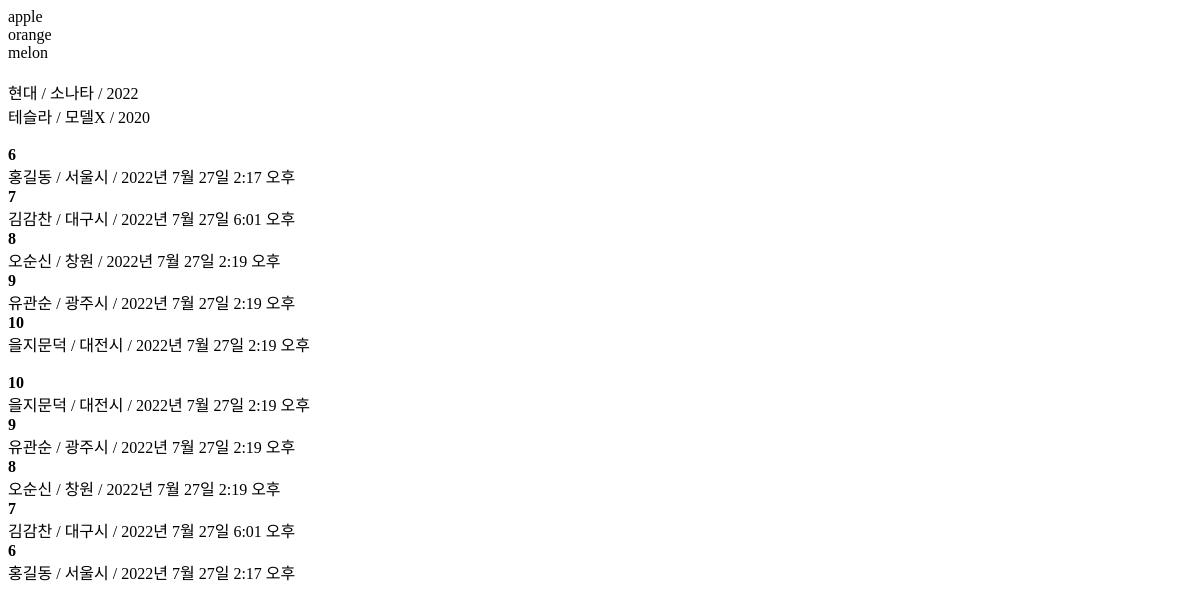
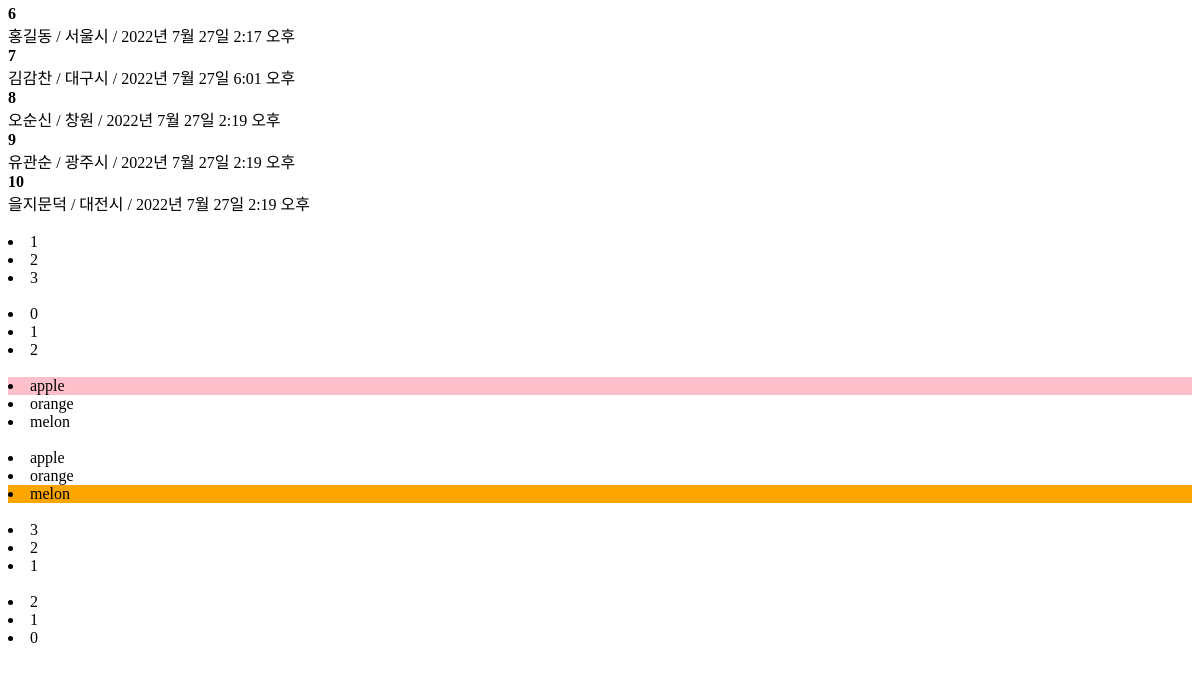
The app's page /pjsapp/template3/, older data (2 pictures, top to bottom).
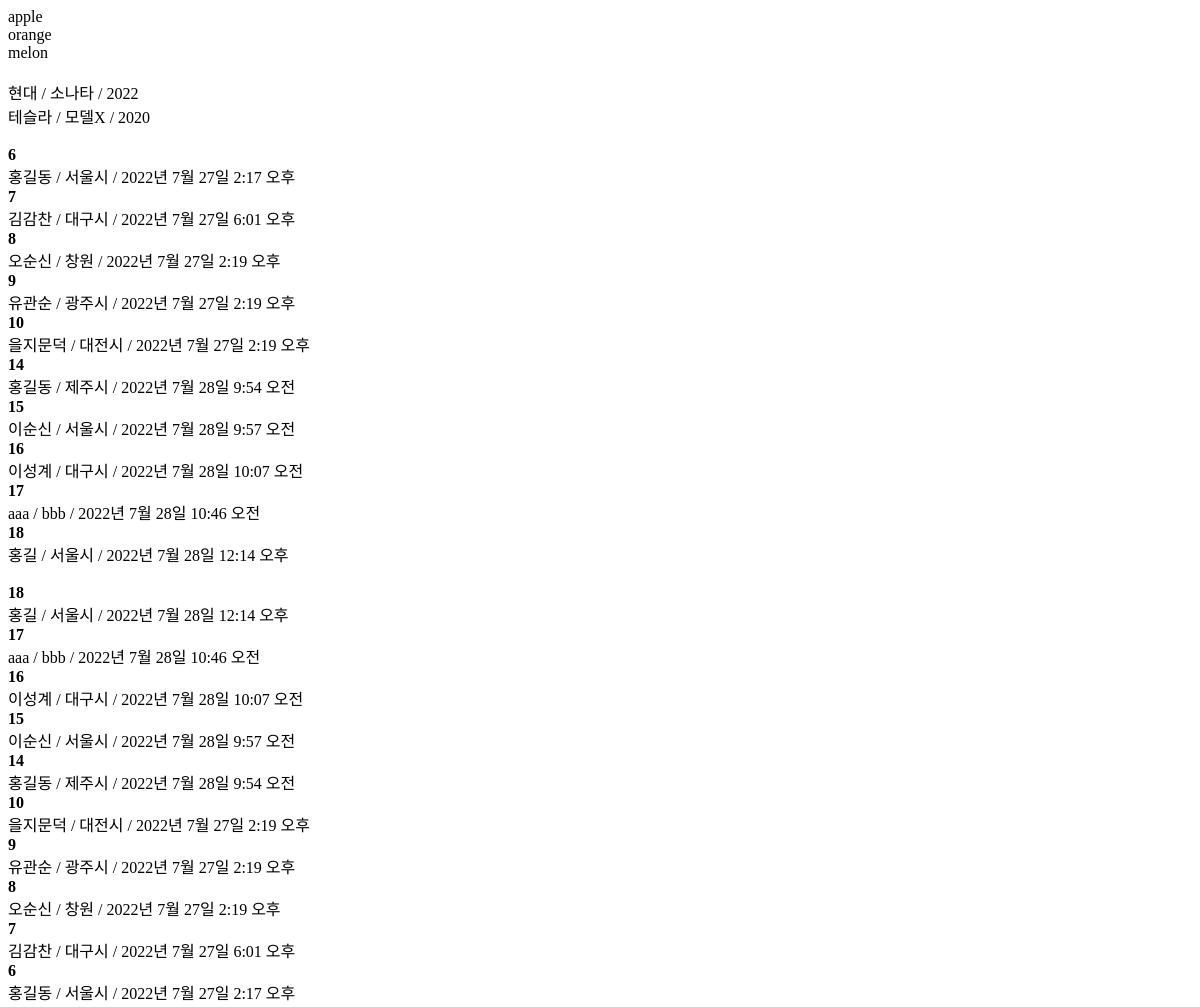
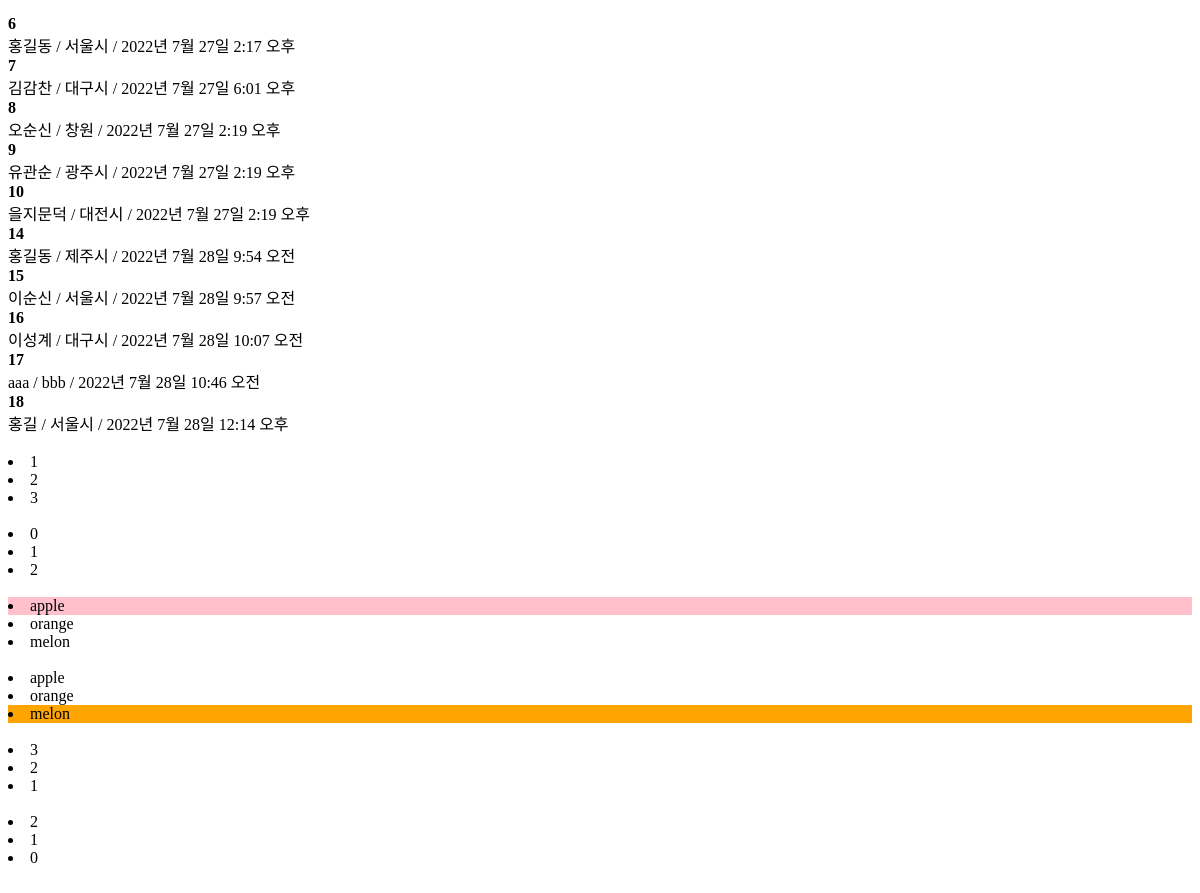
The same page, newer data (2 pictures, top to bottom).
### pjsapp/models.py (models this page shows)
class Address(models.Model):
    name = models.CharField(max_length=200)
    addr = models.TextField()
    rdate = models.DateTimeField()

### pjsapp/views.py (the view)
# urls.py: path('template3/', views.test3, name='template3'),
def test3(request):
    addresses = Address.objects.all().values()
    template = loader.get_template('template3.html')
    context = {
        'fruits': ['apple', 'orange', 'melon'],
        'cars': [{'brand':'현대', 'model':'소나타', 'year':'2022'}, {'brand':'테슬라', 'model':'모델X', 'year':'2020'}],
        'addresses': addresses,
        'emptyobjs': []
    }
    return HttpResponse(template.render(context, request))

### pjsapp/templates/template3.html (shortened to what this page needs)
{% for x in fruits %}
    <div> {{x}} </div>
{% endfor %}
{% for x in cars %}
    <div> {{x.brand}} / {{x.model}} / {{x.year}}</div>
{% endfor %}
{% for address in addresses %}
    <span style="font-weight:bold">{{address.id}}</span>
    <div> {{address.name}} / {{address.addr}} / {{address.rdate}}</div>
{% endfor %}
{% for address in addresses reversed %}
    <span style="font-weight:bold">{{address.id}}</span>
    <div> {{address.name}} / {{address.addr}} / {{address.rdate}}</div>
{% endfor %}
{% for address in addresses %}
    <span style="font-weight:bold">{{address.id}}</span>
    <div> {{address.name}} / {{address.addr}} / {{address.rdate}}</div>
    {% empty %}
        No address
{% endfor %}
{% for x in fruits %}
    <li>{{forloop.counter}}</li>
{% endfor %}
{% for x in fruits %}
    <li>{{forloop.counter0}}</li>
{% endfor %}
{% for x in fruits %}
    <li {% if forloop.first %}
        style='background-color:pink'
    {% endif %}>{{x}}</li>
{% endfor %}
{% for x in fruits %}
    <li {% if forloop.last %}
        style='background-color:orange'
    {% endif %}>{{x}}</li>
{% endfor %}
{% for x in fruits %}
    <li>{{forloop.revcounter}}</li>
{% endfor %}
{% for x in fruits %}
    <li>{{forloop.revcounter0}}</li>
{% endfor %}

Row changes from the older to the newer data that the page shows:
added Address: id "14", name "홍길동", addr "제주시", rdate "2022년 7월 28일 9:54 오전"
added Address: id "15", name "이순신", addr "서울시", rdate "2022년 7월 28일 9:57 오전"
added Address: id "16", name "이성계", addr "대구시", rdate "2022년 7월 28일 10:07 오전"
added Address: id "17", name "aaa", addr "bbb", rdate "2022년 7월 28일 10:46 오전"
added Address: id "18", name "홍길", addr "서울시", rdate "2022년 7월 28일 12:14 오후"
